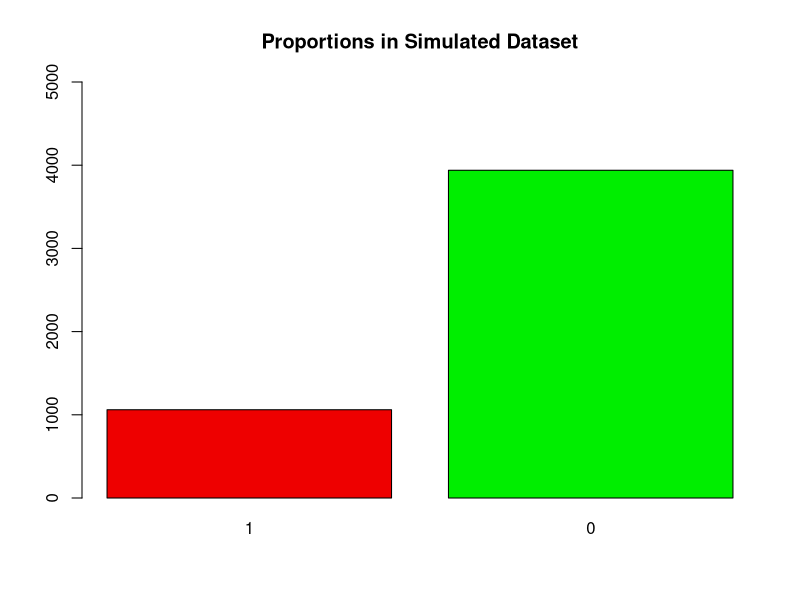
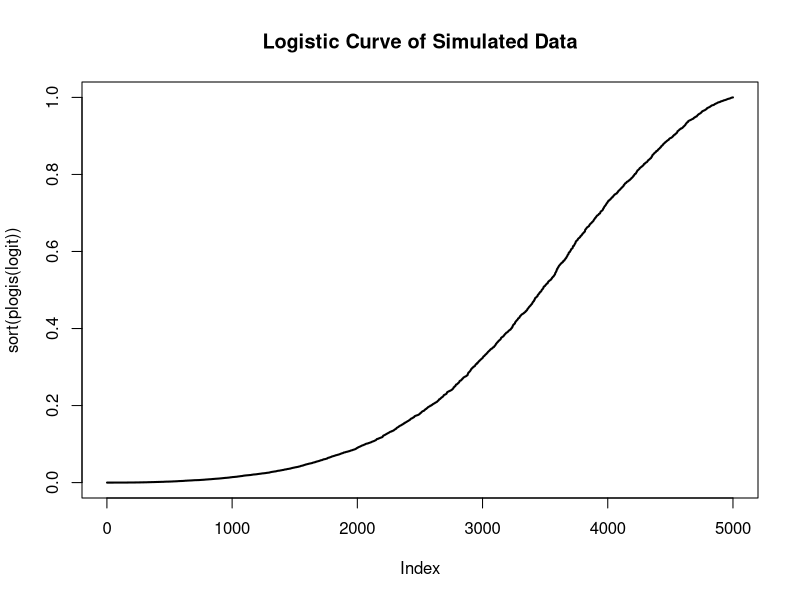
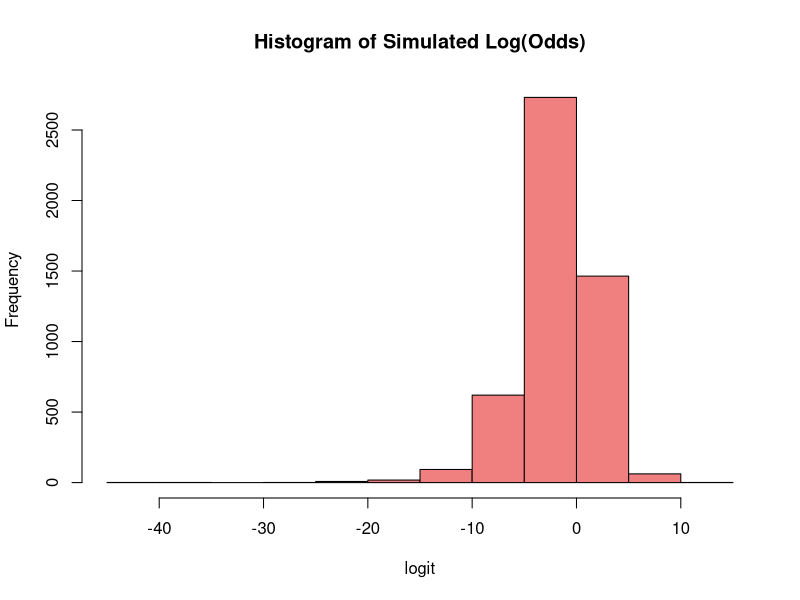
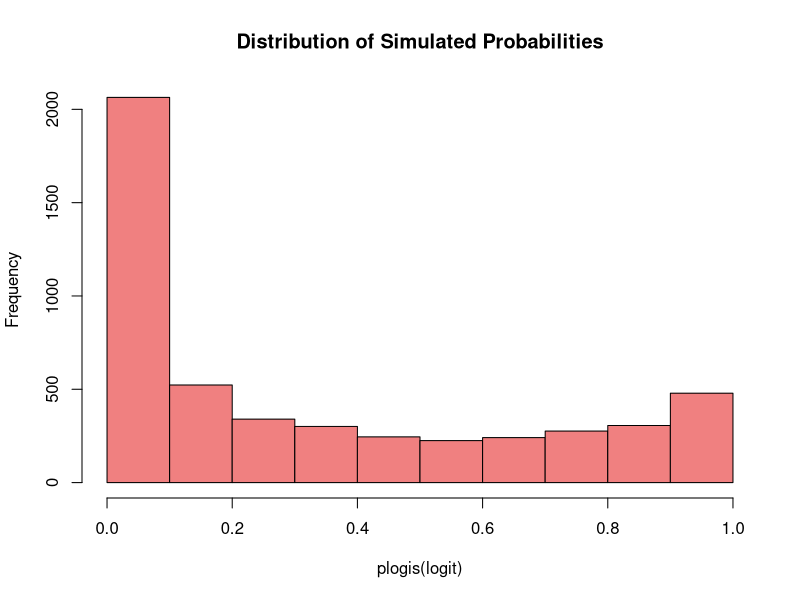

These figures' R source, in order:
# Simulating a dataset

# Data to be simulated:
    
# Response:
    
## Binary (0,1) : 20% Class imbalance

# Covariates: 10

## x1: Continuous - Normal(0,1)
## x2: Continuous - Normal(0,1)
## x3: Continuous -  Normal(0,1)
## x4: Continuous -  Normal(0,1)
## x5: Categorical - Bernoulli(0.5)
## x6: Categorical - Bernoulli(0.7)
## x7: Continuous - Normal(0,1)
## x8: Categorical - Bernoulli(0.4)
## x9: Non-Linear - Quadratic
## x10: Non-Linear - Cubic

n_sim = 5000

set.seed(256)

# Continuous Normal
x1 = rnorm(n_sim)
x2 = rnorm(n_sim)
x3 = rnorm(n_sim)
x4 = rnorm(n_sim)

# Categorical Binary
x5 = rbinom(n_sim, 1, 0.5)
x6 = rbinom(n_sim, 1, 0.7)

# Interaction 
x7 = rnorm(n_sim)
x8 = rbinom(n_sim, 1, 0.4)

# Non-linear
x9 = rnorm(n_sim)
x10 = rnorm(n_sim)

# coefs = rnorm(15, -1, 1)
# coefs
# 
# i = 1
# b0 = coefs[i];  i = i+1
# b1 = coefs[i];  i = i+1
# b2 = coefs[i];  i = i+1
# b3 = coefs[i];  i = i+1
# b4 = coefs[i];  i = i+1
# b5 = coefs[i];  i = i+1
# b6 = coefs[i];  i = i+1
# b7 = coefs[i];  i = i+1
# b8 = coefs[i];  i = i+1
# b9 = coefs[i];  i = i+1
# b10 = coefs[i]; i = i+1
# b11 = coefs[i]; i = i+1
# b12 = coefs[i]; i = i+1
# b13 = coefs[i]; i = i+1
# b14 = coefs[i]

b0 = -0.8
b1 = 0.17
b2 = 0.36
b3 = -1.12
b4 = -0.84
b5 = 0.71
b6 = -0.61
b7 = -1.74
b8 = -0.36
b9 = 0.15
b10 = -1.24
b11 = -0.18
b12 = 0.88
b13 = -0.59
b14 = 0.36

# enter logistic model equation

logit = b0 +                                    # intercept
        b1*x1 +                                 # continuous
        b2*x2 +                                 # continuous
        b3*x3 +                                 # continuous
        b4*x4 +                                 # continuous
        b5*x5 +                                 # categorical
        b6*x6 +                                 # categorical
        b7*x7 +                                 # continuous - interaction
        b8*x8 +                                 # categorical - interaction
        b9*x7*x8 +
        b10*x9 + b11*x9^2 +                     # continuous - non-linear - quadratic
        b12*x10 + b13*x10^2 + b14*x10^3         # continuous - non-linear - cubic

# transform to probabilities and generate responses

y = factor(ifelse(plogis(logit) >= 0.7, 1, 0), levels = c(1,0))

# Sanity checks on simulated data
prop_1 = table(y)[2]/sum(table(y)); paste("Proportion of 1s:", prop_1)

barplot(table(y), ylim = c(0,5000), col = c("red2", "green2"),
        main = "Proportions in Simulated Dataset")

plot(sort(plogis(logit)), type = 'l', lwd = 2, main = "Logistic Curve of Simulated Data")

hist(logit, col = "lightcoral", main = "Histogram of Simulated Log(Odds)")

hist(plogis(logit), col = "lightcoral", main = "Distribution of Simulated Probabilities")

sim_dat = data.frame(y,x1,x2,x3,x4,x5,x6,x7,x8,x9,x10)
# head(sim_dat)

rm(b0,b1,b2,b3,b4,b5,b6,b7,b8,b9,b10,b11,b12,b13,b14,
   y,x1,x2,x3,x4,x5,x6,x7,x8,x9,x10)

# write.csv(sim_dat, file = "simulated_data_arjun.csv", row.names = FALSE)
